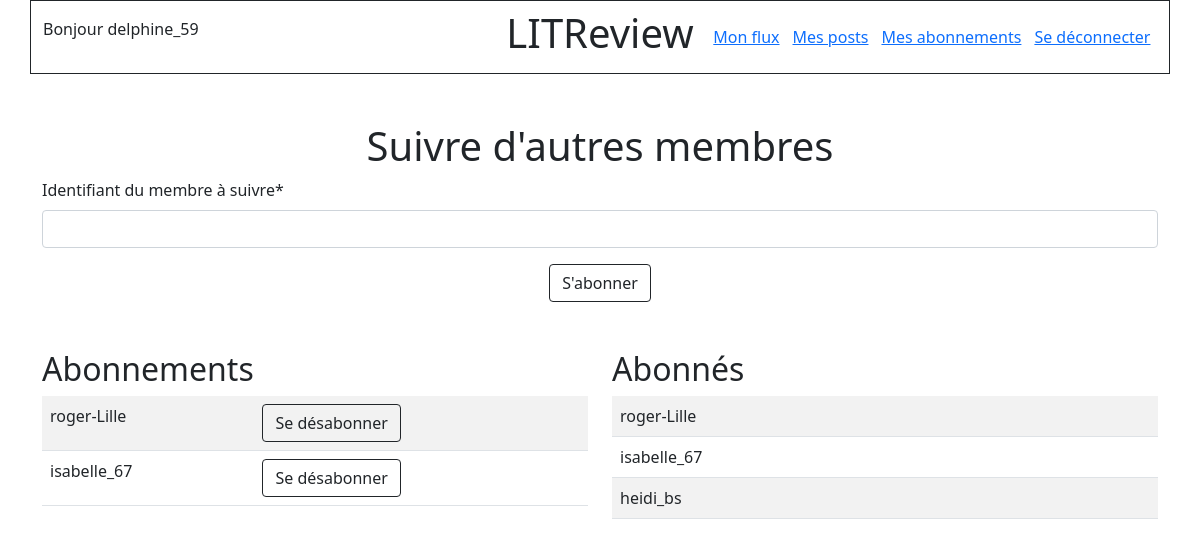
The app's page /follows/ (signed in) with its own data.
### authentication/models.py (models this page shows)
class User(AbstractUser):
    SUBSCRIBER = "Membre"
    followed_members = models.ManyToManyField(
        settings.AUTH_USER_MODEL,
        through="UserFollows",
        related_name="followed"
    )

class UserFollows(models.Model):
    user = models.ForeignKey(
        to=settings.AUTH_USER_MODEL,
        on_delete=models.CASCADE,
        related_name="following"
    )
    followed_user = models.ForeignKey(
        to=settings.AUTH_USER_MODEL,
        on_delete=models.CASCADE,
        related_name="following_by"
    )
    class Meta:
        unique_together = ["user", "followed_user"]

### authentication/views.py (the view, shortened to what this page needs)
# urls.py: path("follows/", views.follows, name="follows"),
@login_required
def follows(request):
    add_followed_form = forms.AddFollowedForm()
    followed = request.user.followed_members.all()
    followers = request.user.following_by.all().order_by('user')
    message = ""
    context = {
        "add_followed_form": add_followed_form,
        "followed": followed,
        "followers": followers,
        "message": message
    }
    return render(
        request,
        "authentication/follows.html",
        context=context
    )

### authentication/forms.py
class AddFollowedForm(forms.Form):
    add_followed = forms.BooleanField(widget=forms.HiddenInput, initial=True)
    followed_name = forms.CharField(
        max_length=150,
        label="Identifiant du membre à suivre",
    )

### authentication/templates/authentication/follows.html (shortened to what this page needs)
{% extends "base.html" %}
{% load crispy_forms_tags %}
{% block content %}
    <h1 class="text-center">Suivre d'autres membres</h1>
    <form method="post">
        {{ add_followed_form|crispy }}
        <div class="text-center">
            <button type="submit" class="btn btn-outline-dark">S'abonner</button>
        </div>
    </form>
    <div class="row">
        <div class="col-6">
            <h2 class="mt-5">Abonnements</h2>
            <table class="table table-striped">
                {% for member in followed %}
                    <tr>
                        <td>
                            {{ member }}
                        </td>
                        <td>
                            <a class="btn btn-outline-dark" href="{% url 'authentication:remove_followed' followed_id=member.id %}">Se désabonner</a>
                        </td>
                    </tr>
                {% endfor %}
            </table>
        </div>
        <div class="col-6">
            <h2 class="mt-5">Abonnés</h2>
            <table class="table table-striped">
                {% for member in followers %}
                    <tr>
                        <td>{{ member.user }}</td>
                    </tr>
                {% endfor %}
            </table>
        </div>
    </div>
{% endblock content %}

### templates/base.html (shortened to what this page needs)
{% load static %}
<!DOCTYPE html>
<html lang="en" xmlns="http://www.w3.org/1999/xhtml">
<head>
    <link href="https://cdn.jsdelivr.net/npm/bootstrap@5.1.3/dist/css/bootstrap.min.css" rel="stylesheet">
    <link rel="stylesheet" href="https://cdnjs.cloudflare.com/ajax/libs/font-awesome/4.7.0/css/font-awesome.min.css">
    <link rel="stylesheet" href="{% static 'feed/rating_style.css' %}"/>
</head>
<body>
    <header>
        <nav class="bg_light">
            <div class="container">
                <div class="row border border-dark py-2">
                    <div class="col-5 d-flex align-items-center">
                        {% if user.is_authenticated %}
                            <p>Bonjour {{ user.username }}</p>
                        {% endif %}
                    </div>
                    <div class="col-2 d-flex justify-content-center">
                        <h1>LITReview</h1>
                    </div>
                    <div
                            class="col-5 d-flex justify-content-around align-items-center">
                        {% if user.is_authenticated %}
                            <a href="{% url 'feed:my-flow' %}">Mon flux</a>
                            <a href="{% url 'feed:my-posts' %}">Mes posts</a>
                            <a href="{% url 'authentication:follows' %}">Mes abonnements</a>
                            <a href="{% url 'authentication:logout' %}">Se déconnecter</a>
                        {% endif %}
                    </div>
                </div>
            </div>
        </nav>
    </header>
    <section class="container my-5">
    {% block content %}
    {% endblock content %}
    </section>
</body>
</html>

### records on screen
User: username "delphine_59"
User: username "roger-Lille"
User: username "isabelle_67"
UserFollows: user "roger-Lille"
UserFollows: user "isabelle_67"
UserFollows: user "heidi_bs"
